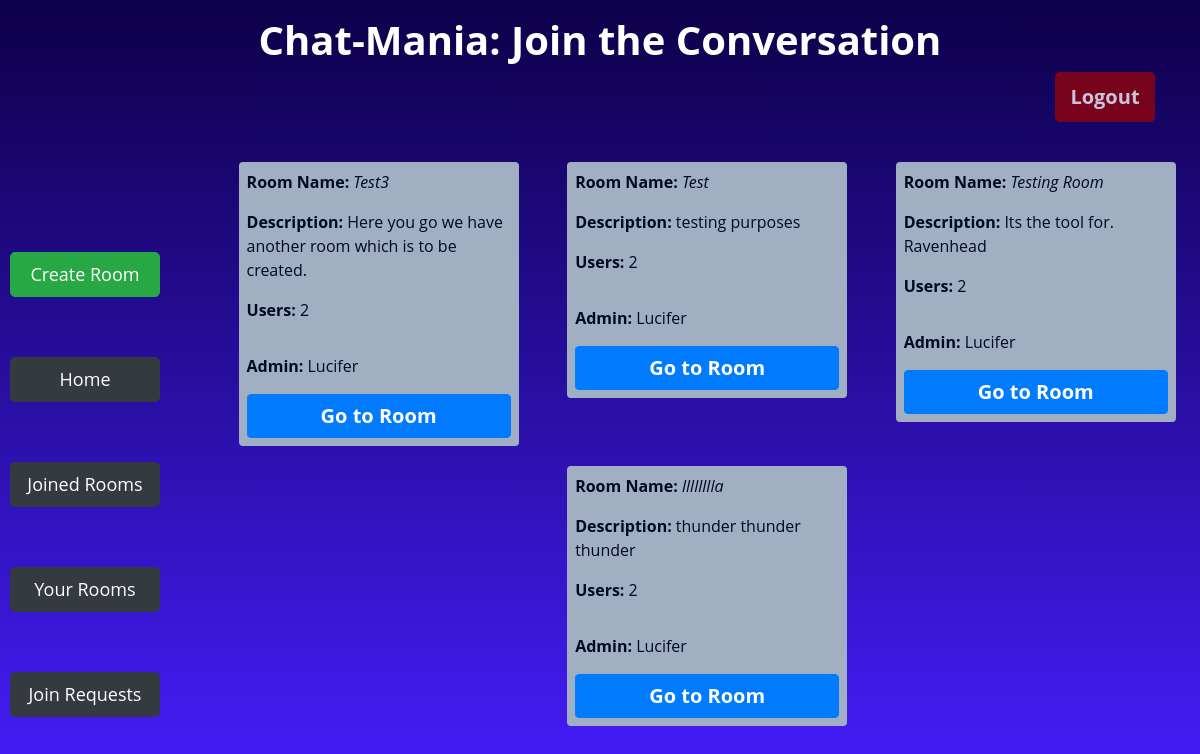
The page /joinedRooms (signed in) on the database as committed earlier.
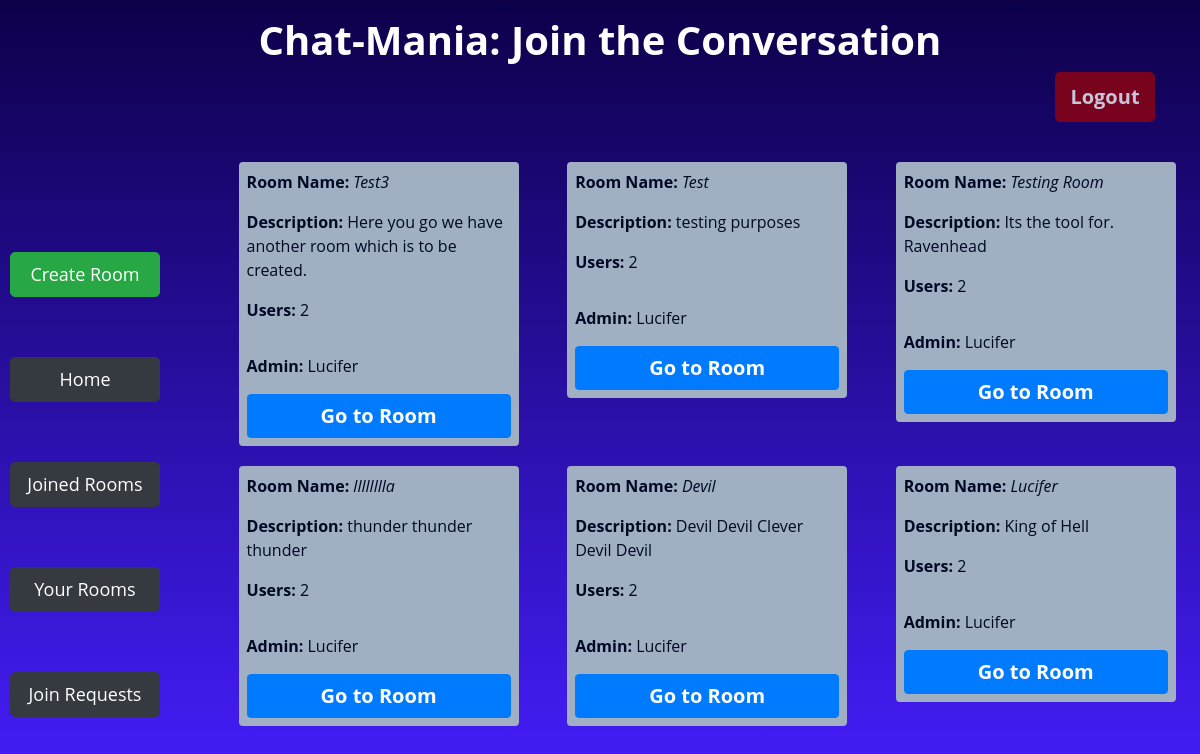
The same page on the database as committed later.
### app/models.py (models this page shows, shortened)
class Room(models.Model):
    name = models.CharField(max_length=64,unique=True)
    description = models.CharField(max_length=256)
    admin = models.ForeignKey(User, on_delete=models.CASCADE, related_name="get_admin")
    numberUsers = models.IntegerField(default=1)

class User(AbstractUser):
    joinedRooms = models.IntegerField(default=0)
    createdRooms = models.IntegerField(default=0)
    def __str__(self):
        return f"{self.username}"

### app/views.py (the view)
# urls.py: path('joinedRooms', views.joined_rooms, name='joined_rooms'),
@login_required(login_url="login")
def joined_rooms(request):
    user_rooms = UserRooms.objects.filter(user=request.user)
    rooms = [room.room for room in user_rooms]
    return render(request, 'app/joined.html', {
        'rooms': rooms
    })

### app/templates/app/joined.html (shortened to what this page needs)
{% extends 'app/layout.html' %}
{% block body %}
    <div class="container">
        <div class="row">
            <div class="col-md-12 mt-3">
                <h1 class="text-center" style="font-weight: 700;">Chat-Mania: Join the Conversation</h1>
                <form action="{% url 'logout' %}" method="post">
                 <input type="submit" id="logout-btn" class="btn btn-danger float-right" style="border: none;" value="Logout">
                </form>
             </div>
         </div>
    </div>
    <div class="d-flex flex-row">
    <div class="btn-Cont d-flex flex-column justify-content-around">
        <a id="lbtn" href="{% url 'create' %}" class="btn  btn-success">Create Room</a>
        <a id="lbtn" href="{% url 'index' %}" class="btn  btn-dark">Home</a>
        <a id="lbtn" href="{% url 'joined_rooms' %}" class="btn  btn-dark">Joined Rooms</a>
        <a id="lbtn" class="btn  btn-dark" href="{% url 'your_rooms' %}" >Your Rooms</a>
        <a id="lbtn" class="btn btn-dark" href="{% url 'join_requests' %}">Join Requests</a>
    </div>
     <div class="d-flex flex-row justify-content-around flex-wrap" id="room-cont">
        {% for room in rooms%}
        <div class="room p-1">
                <p><b>Room Name:</b> <i> {{room.name}} </i> </p>
                <p> <b>Description:</b> {{room.description}} </p>
                <p><b>Users:</b> {{room.numberUsers}} </p>
              <p class="pt-3 align-bottom"><b>Admin:</b> {{room.admin}} </p>
              <a id="join-btn" href="{% url 'room' room.name %}" class="btn btn-primary">Go to Room</a>
        </div>
        {% endfor %}
     </div>
    </div>
{% endblock %}

Rows that differ between the two databases and show on the page:
now on this page (row edited): Room: name "Devil", description "Devil Devil Clever Devil Devil", numberUsers "2", admin "Lucifer"
now on this page (row edited): Room: name "Lucifer", description "King of Hell", numberUsers "2", admin "Lucifer"
